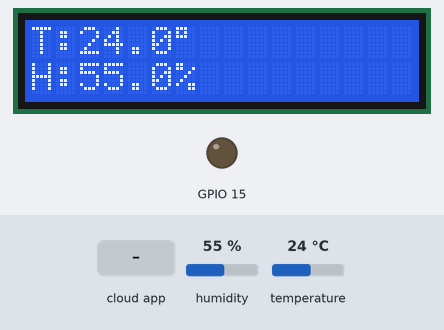
The sketch below on a simulated ESP8266 (NodeMCU). On the bench: 16×2 character LCD, output pins drawn as LEDs (lit = HIGH). Inputs (shaded band) come from the test bench; at power-on: humidity 55 %, temperature 24 °C. WiFi joins after 1.5 s; servers stay silent unless stated; the Firebase database answers and starts empty; what the sketch prints to the serial monitor is not drawn.

Above: at 2.7 s.
2.8 s: the phone or cloud app sets Light to 1
At 9.6 s:
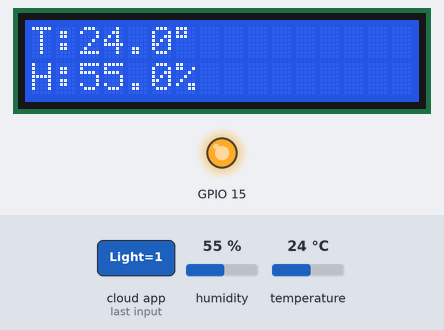
9.9 s: humidity set to 22 %
At 14.1 s:
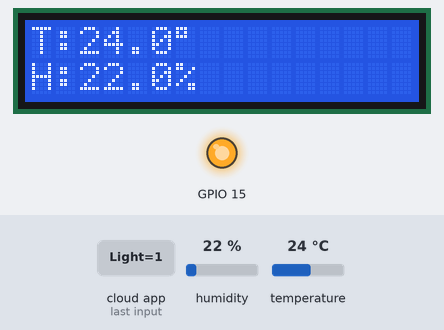
14.4 s: temperature set to 12 °C
At 19.4 s:
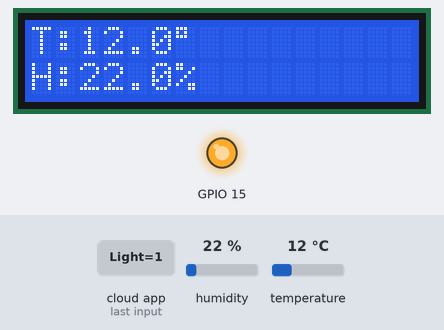
20.1 s: humidity set to 40 %
At 25.5 s:
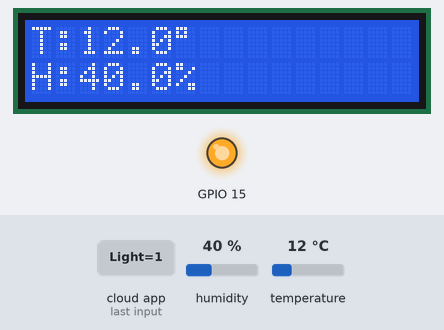
25.8 s: temperature set to 19 °C
At 31.0 s:
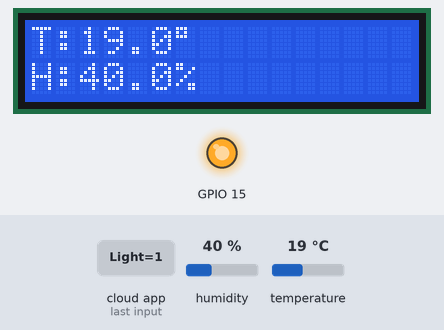
31.5 s: the phone or cloud app sets Light to 0
At 38.3 s:
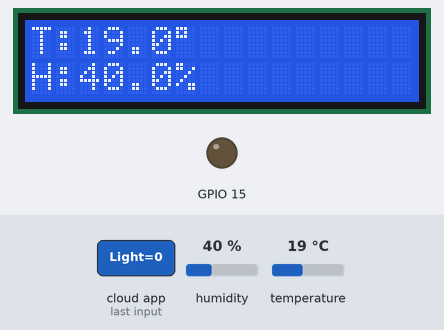
Timing chart, 0 to 39.3 s (numbered marks = the images above; inputs shaded):
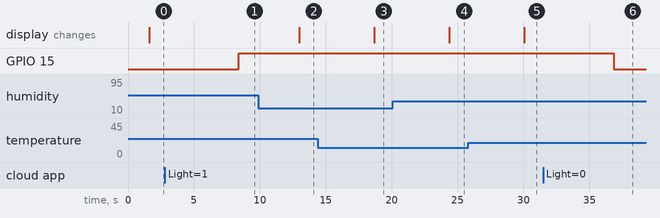

The sketch:

FirebaseDemo_ESP8266.ino
```cpp
// (licence header left out)
// FirebaseDemo_ESP8266 is a sample that demo the different functions
// of the FirebaseArduino API.
#include "DHT.h"
#define DHTPIN 14 // Analog Pin sensor is connected to
#define DHTTYPE DHT11
DHT dht(DHTPIN,DHTTYPE);


#include <LiquidCrystal_I2C.h>
#include <Wire.h>
LiquidCrystal_I2C lcd(0xA7, 16, 2);

#include <ESP8266WiFi.h>
#include <FirebaseArduino.h>

// Set these to run example.
#define FIREBASE_HOST "reptilllia.firebaseio.com"
#define FIREBASE_AUTH "9mCnrHQgGV5Ci4mKrjzdDykybi3sdt4e39am3XB8"
#define WIFI_SSID "TP-Link_0E69"
#define WIFI_PASSWORD "95242552"

void setup() {
  pinMode(15,OUTPUT);
  lcd.init();
  lcd.backlight();
  lcd.print("Iniciando...");
  Serial.begin(9600);

  // connect to wifi.
  WiFi.begin(WIFI_SSID, WIFI_PASSWORD);
  Serial.print("connecting");
  while (WiFi.status() != WL_CONNECTED) {
    Serial.print(".");
    delay(500);
  }
  Serial.println();
  Serial.print("connected: ");
  Serial.println(WiFi.localIP());

  Firebase.begin(FIREBASE_HOST, FIREBASE_AUTH);
}

int n = 0;

void loop() {

  float humidity = dht.readHumidity();
  float temperature = dht.readTemperature();

  lcd.clear();
  lcd.setCursor(0, 0);
  lcd.print("T:");
  lcd.print(temperature, 1);
  lcd.print((char)223);

  lcd.setCursor(0, 1);
  lcd.print("H:");
  lcd.print(humidity, 1);
  lcd.print("%");

  Firebase.setFloat("humidity", humidity);
  Firebase.setFloat("temperature", temperature);
  // set value
  Firebase.setFloat("number", 42.0);
  // handle error
  if (Firebase.failed()) {
      Serial.print("setting /number failed:");
      Serial.println(Firebase.error());
      return;
  }
  delay(100);

  // update value
  Firebase.setFloat("number", 43.0);
  // handle error
  if (Firebase.failed()) {
      Serial.print("setting /number failed:");
      Serial.println(Firebase.error());
      return;
  }
  delay(100);

  // get value
  Serial.print("number: ");
  Serial.println(Firebase.getFloat("number"));
  if (Firebase.getBool("Light")){
    digitalWrite(15,HIGH);
  }else{
    digitalWrite(15,LOW);
  }
  delay(100);

  // remove value
  Firebase.remove("number");
  delay(1000);

  // set string value
  Firebase.setString("message", "hello world");
  // handle error
  if (Firebase.failed()) {
      Serial.print("setting /message failed:");
      Serial.println(Firebase.error());
      return;
  }
  delay(1000);

  // set bool value
  Firebase.setBool("truth", false);
  // handle error
  if (Firebase.failed()) {
      Serial.print("setting /truth failed:");
      Serial.println(Firebase.error());
      return;
  }
  delay(1000);

//  // append a new value to /logs
//  String name = Firebase.pushInt("logs", n++);
//  // handle error
//  if (Firebase.failed()) {
//      Serial.print("pushing /logs failed:");
//      Serial.println(Firebase.error());
//      return;
//  }
//  Serial.print("pushed: /logs/");

//  Serial.println(name);
  delay(1000);
}
```

Measured:
- after the input at 2.8 s, GPIO 15: LOW → HIGH after 5.6 s
- after the input at 9.9 s, the display: changes after 3.1 s (image 2)
- after the input at 14.4 s, the display: changes after 4.3 s (image 3)
- after the input at 20.1 s, the display: changes after 4.3 s (image 4)
- after the input at 25.8 s, the display: changes after 4.3 s (image 5)
- after the input at 31.5 s, GPIO 15: HIGH → LOW after 5.4 s
